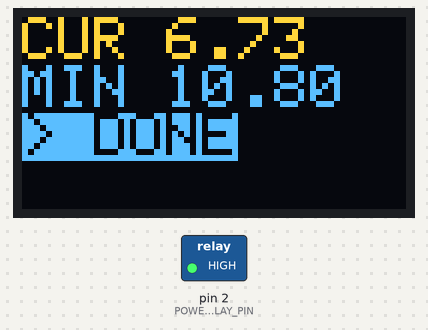
This sketch was run on a simulated Arduino Uno, built with avr-gcc and run on an emulated ATmega328P. Parts: 128×64 one-colour display, switched loads named in the sketch (green lamp = pin HIGH). The OLED is the two-colour kind (top 16 rows yellow); what the sketch prints to the serial monitor is not drawn. At 0.1 s the program stops and its outputs stay as they are.

Above: at 0.1 s.
Timing chart, 0 to 1.6 s (numbered marks = the images above):
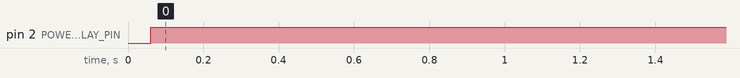

Measured:
- by itself, pin 2 (POWER_RELAY_PIN): LOW → HIGH at 0.06 s

The sketch:

arduino-battery-discharge-control.ino
```cpp
#include <Wire.h>
#include <Adafruit_SSD1306.h>


#define POWER_RELAY_PIN 2
#define VOLTAGE_IN_PIN A0

#define VOLTAGE_MIN 10.80
#define VOLTAGE_REF 4.9
#define DIV_R1 1975.0
#define DIV_R2 1130.0
#define DISPLAY_ADDR 0x3C
#define CHECK_DELAY 10000


Adafruit_SSD1306 display(128, 64, &Wire, -1);


int getVoltageRaw() {
    return analogRead(VOLTAGE_IN_PIN);
}

float getVoltageVolt() {
    float raw = (float)getVoltageRaw();
    return raw * (VOLTAGE_REF / 1024.0) * ((DIV_R1 + DIV_R2) / DIV_R2);
}

void switchRelay(bool enable) {
    if (enable) {
        digitalWrite(POWER_RELAY_PIN, LOW);
    } else {
        digitalWrite(POWER_RELAY_PIN, HIGH);
    }
}


void setup() {
    Serial.begin(9600);
    pinMode(VOLTAGE_IN_PIN, INPUT);
    pinMode(POWER_RELAY_PIN, OUTPUT);

    switchRelay(true);

    display.begin(SSD1306_SWITCHCAPVCC, DISPLAY_ADDR);
    display.setTextSize(2);
    display.setTextColor(SSD1306_WHITE);

    Serial.println(F("Discharging"));
}

void loop() {
    float current_voltage = getVoltageVolt();

    Serial.print(current_voltage);
    Serial.println(" Volts");

    display.clearDisplay();
    display.setCursor(0, 0);
    display.print(F("CUR ")); display.println(current_voltage);
    display.print(F("MIN ")); display.println(VOLTAGE_MIN);
    display.display();

    if (current_voltage <= VOLTAGE_MIN) {
        switchRelay(false);
        Serial.println(F("Minimal charge reached"));

        display.setTextColor(SSD1306_BLACK, SSD1306_WHITE);
        display.println(F("> DONE"));
        display.display();

        for (;;);
    }

    delay(CHECK_DELAY);
}
```
